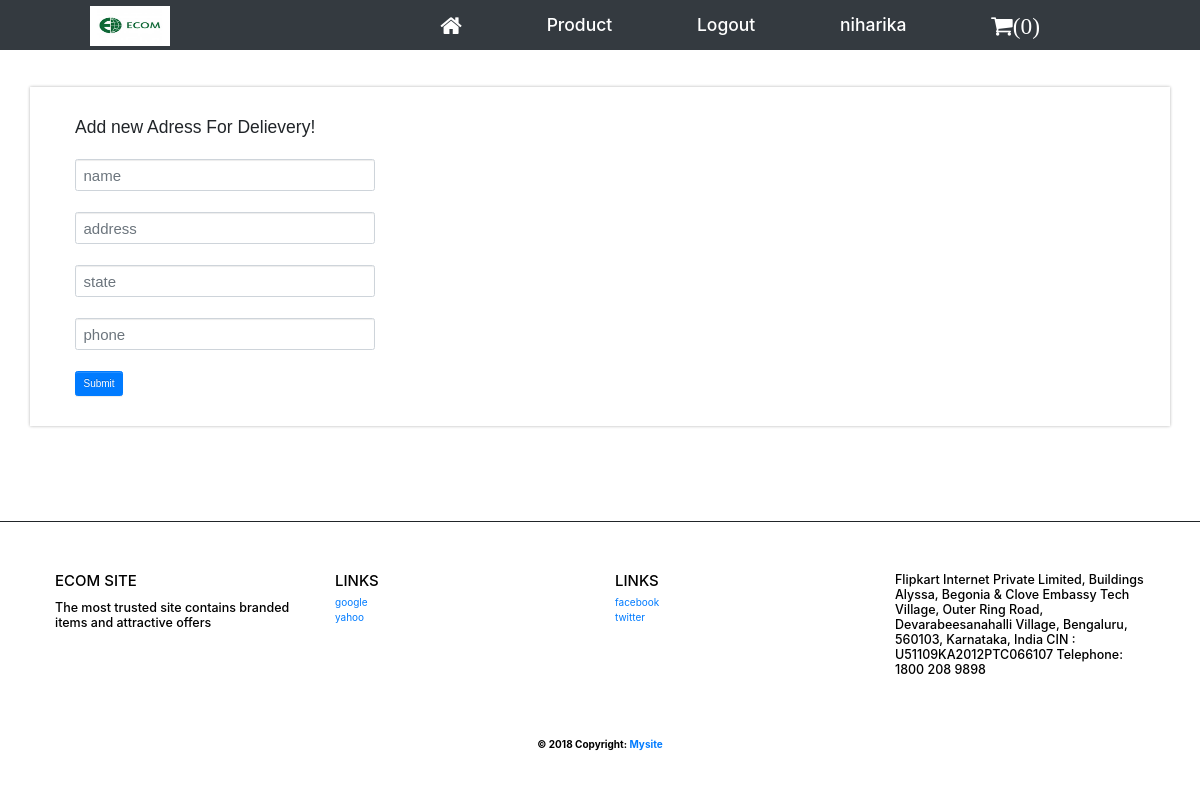
The page /order/ (signed in) on the database as committed earlier.
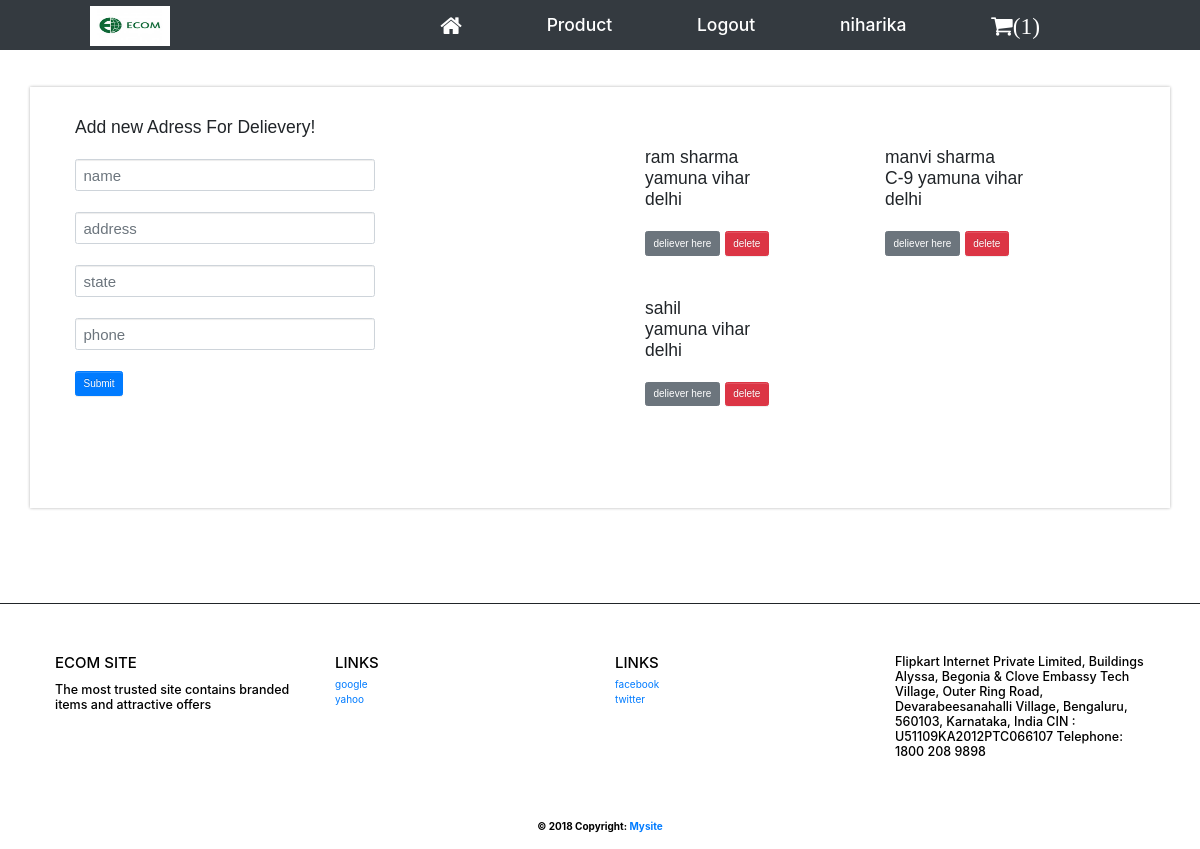
The same page on the database as committed later.
### user/models.py (models this page shows, shortened)
class Orderdetail(models.Model):
    name = models.CharField(max_length=400)
    buyername = models.CharField(max_length=400)
    address = models.CharField(max_length=400)
    state = models.CharField(max_length=400)
    phone = models.IntegerField()

### user/views.py (the view)
# urls.py: url(r'^order/$', views.ordered, name='order'),
def ordered(request, template_name='user/order.html'):
    form = order(request.POST or None)
    Product = Orderdetail.objects.filter(buyername=request.user.username)
    post_count = cart.objects.filter(name=request.user, status='int')
    a = 0
    list={}
    list['a_count'] = post_count
    for value in list['a_count']:
        a = a + value.quantity
    request.session['count'] =  a
    if form.is_valid():
        instance=form.save(commit=False)
        instance.buyername =request.user
        instance.save()
        return redirect('order')
    return render(request, template_name, {'form': form,'object':Product,'count':a})

### user/forms.py
class order(forms.ModelForm):
    class Meta:
        model = Orderdetail
        fields = ('name','address','state','phone')

### user/templates/user/order.html
{% extends "user/product_base.html" %}
 {% block content %}
<div class="container">
<div class="row">
  <div class="col-sm-6">
        Add new Adress For Delievery!<br>
<br>
     <form  method="post">{% csrf_token %}
          <input type="text" class="form-control" name="name" placeholder="name" required style="width :300px;font-size: 15px;"><br>
          <input type="text" class="form-control" name="address" placeholder="address" required style="width :300px;font-size: 15px;"><br>
          <input type="text" class="form-control" name="state" placeholder="state" required style="width :300px;font-size: 15px;"><br>
          <input type="text" class="form-control" name="phone" placeholder="phone" required style="width :300px;font-size: 15px;"><br>
        <input class="btn btn-primary" type="submit" value="Submit"/>
     </form></div>
 <div class="col-sm-6">
<div class="row">
     {% for post in object %}
 <div class="col-md-6" >
            {{post.name}}<br>
                {{post.address}}<br>
                 {{post.state}}<br><br>
          <a href="{% url 'place' post.id %}" class="btn btn-secondary">deliever here</a>
          <a href="{% url 'delete_address' post.id %}" class="btn btn-danger">delete</a><br><br><br>
 </div>
    {% endfor %}</div>
 </div>
</div></div>
{% endblock %}

### user/templates/user/product_base.html (shortened to what this page needs)
{% load static %}
<!DOCTYPE html>
<html>
  <head>
            <link rel="stylesheet" href="https://maxcdn.bootstrapcdn.com/bootstrap/3.3.4/css/bootstrap.min.css">
<link rel="stylesheet" href="https://maxcdn.bootstrapcdn.com/bootstrap/3.3.4/css/bootstrap-theme.min.css">
    <link rel="stylesheet" href="https://stackpath.bootstrapcdn.com/font-awesome/4.7.0/css/font-awesome.min.css">
</head>
  <body>
    <link rel="stylesheet" href="https://maxcdn.bootstrapcdn.com/bootstrap/3.3.7/css/bootstrap.min.css">
<h3>
      <nav class="navbar-fixed-top bg-dark"  style="width:100%;height:50px ; padding-right:90px;padding-left:90px; Line-height: 50px; ">
        <img src="{% static './user/img/ecom.png' %}" width="80" height="40" >
        <ul>
          <li><a style="text-decoration:none" href="{% url 'index' %}"><i class="fa fa-home fa-lg" aria-hidden="true"></i></a></li>
              <li><a style="text-decoration:none" href="{% url 'show' %}">Product</a></li>
                    {% if user.is_authenticated %}
<li><a style="text-decoration:none" href="{% url 'logout' %}">Logout</a></li>
              <li><a style="text-decoration:none" href="{% url 'list' %}" style="color :black">{{ user.username }}</a></li>
          <li><a style="text-decoration:none" href="{% url 'show_cart' %}"><i class="fa fa-shopping-cart fa-lg " aria-hidden="true">({{count}})</i></a></li>
            {% else %} <li><a style="text-decoration:none" href="{% url 'register' %}">Register</a></li>
           <li><a style="text-decoration:none" href="{% url 'user_login' %}">Login  </a></li>
{% endif %}
    </ul></nav>
   <br><br><br>
<link rel="stylesheet" href="https://maxcdn.bootstrapcdn.com/bootstrap/4.3.1/css/bootstrap.min.css">
 {% block content %}
    {% endblock %}
</h3>
     <br><br><br><br><br><br>
<footer class="page-footer font-small blue pt-4" style="border-top:  1px solid ">
  <div class="nav-link">
  <div class="container-fluid text-center text-md-left">
    <div class="row">
      <div class="col-md-3 mt-md-0 mt-3">
        <h4 class="text-uppercase">ecom site</h4>
        <p><h5>The most trusted site contains branded items and attractive offers</h5></p>
      </div>
      <div class="col-md-3 mb-md-0 mb-3">
        <h4 class="text-uppercase">Links</h4>
        <ul class="list-unstyled">
          <li>
            <a href="#!">google</a>
          </li>
          <li>
            <a href="#!">yahoo</a>
          </li>
        </ul>
      </div>
      <div class="col-md-3 mb-md-0 mb-3">
        <h4 class="text-uppercase">Links</h4>
        <ul class="list-unstyled">
          <li>
            <a href="#!">facebook</a>
          </li>
          <li>
            <a href="#!">twitter</a>
          </li>
        </ul>
      </div>
      <div class="col-md-3 mb-md-0 mb-3">
      <h5>Flipkart Internet Private Limited,
          Buildings Alyssa, Begonia &
        Clove Embassy Tech Village,
        Outer Ring Road, Devarabeesanahalli Village,
        Bengaluru, 560103,
        Karnataka, India
        CIN : U51109KA2012PTC066107
        Telephone: 1800 208 9898</h5>
      </div>
    </div>
  </div>
  <strong><br>
  <div class="footer-copyright text-center py-3">© 2018 Copyright:
    <a href="http://127.0.0.1:8000/user/"> Mysite</a>
  </div></strong></div>
</footer>
  </body>
</html>

Rows that differ between the two databases and show on the page:
added Orderdetail: name "ram sharma", address "yamuna vihar", state "delhi"
added Orderdetail: name "manvi sharma", address "C-9 yamuna vihar", state "delhi"
added Orderdetail: name "sahil", address "yamuna vihar", state "delhi"
Other text that changed with them:
{{ count }}: "0" → "1"
